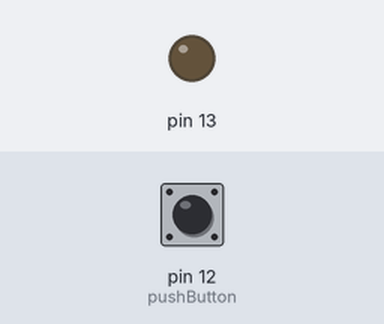
The sketch below on a simulated Arduino Uno, built with avr-gcc and run on an emulated ATmega328P. Shown: output pins drawn as LEDs (lit = HIGH). Inputs (shaded band) come from the test bench; at power-on: pin 12 (pushButton) LOW. What the sketch prints to the serial monitor is not drawn.

Above: at 1.2 s.
1.3 s: pin 12 (pushButton) pulled HIGH for 0.15 s
At 1.37 s:
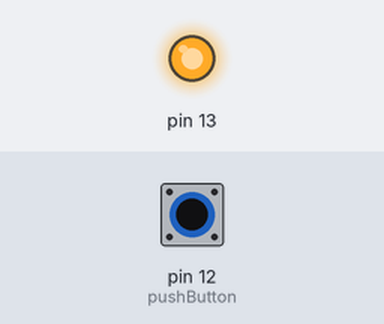
2.9 s: pin 12 (pushButton) pulled HIGH for 3.2 s
At 7.2 s:
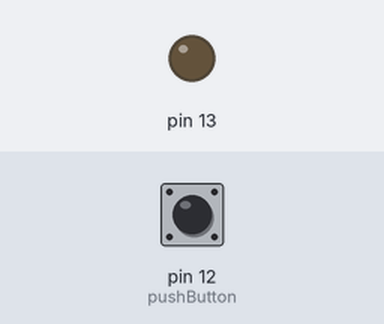
Timing chart, 0 to 8.7 s (numbered marks = the images above; inputs shaded):
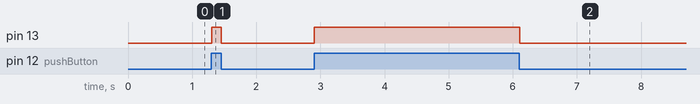

The sketch:

powerOffMonitorBasedOnPresence.ino
```cpp
/*
	powerOffMonitorBasedOnPresence

	Author: Antonio David Gellida Lavara
*/

// digital pin 2 has a pushbutton attached to it. Give it a name:
int pushButton = 12;

// the setup routine runs once when you press reset:
void setup() {
  // initialize serial communication at 9600 bits per second:
  Serial.begin(9600);
  // make the pushbutton's pin an input:
  pinMode(pushButton, INPUT);
  pinMode(13, OUTPUT);
}

// the loop routine runs over and over again forever:
void loop() {
  // read the input pin:
  int buttonState = digitalRead(pushButton);
  // print out the state of the button:

  if (buttonState == 1) {
    Serial.println(buttonState);
    delay(1);        // delay in between reads for stability
    digitalWrite(13, HIGH);   // turn the LED on (HIGH is the voltage level)
    delay(1);
  }

  if (buttonState == 0) {
    Serial.println(buttonState);
    delay(1);        // delay in between reads for stability
    digitalWrite(13, LOW);    // turn the LED off by making the voltage LOW
    delay(1);
  }

}
```

Measured:
- after the input at 1.3 s, pin 13: LOW → HIGH at once, → LOW 0.15 s later
- after the input at 2.9 s, pin 13: LOW → HIGH at once, → LOW 3.2 s later
